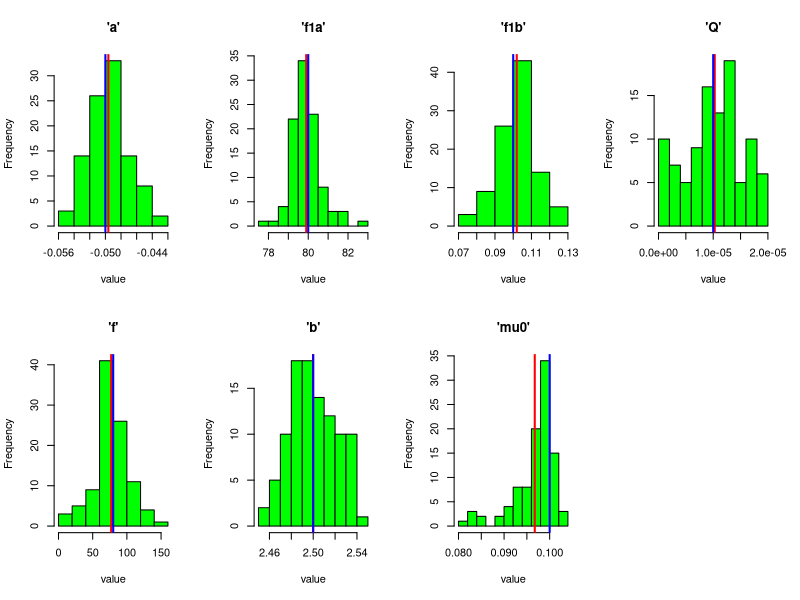

Source code (R):
setwd("C:\\spm_sim_time-dep\\")

true.pars <- c(-0.05, 80, 0.1, 1e-05, 80, 2.5, 1e-1)

# Time-dependent model
res.table.time.dep <- read.table("res.table.time-dep.csv", header=TRUE)

# Histograms:
pdf(file = "time-dep.hists.pdf")
par(mfrow=c(2,4))
hist(res.table.time.dep[,1], main="'a'", xlab="value", col="green")
abline(v=mean(res.table.time.dep[,1]), col="red", lwd=2)
abline(v=true.pars[1], col="blue", lwd=2)

hist(res.table.time.dep[,2], main="'f1a'", xlab="value", col="green")
abline(v=mean(res.table.time.dep[,2]), col="red", lwd=2)
abline(v=true.pars[2], col="blue", lwd=2)

hist(res.table.time.dep[,3], main="'f1b'", xlab="value", col="green")
abline(v=mean(res.table.time.dep[,3]), col="red", lwd=2)
abline(v=true.pars[3], col="blue", lwd=2)

hist(res.table.time.dep[,4], main="'Q'", xlab="value", col="green")
abline(v=mean(res.table.time.dep[,4]), col="red", lwd=2)
abline(v=true.pars[4], col="blue", lwd=2)

hist(res.table.time.dep[,5], main="'f'", xlab="value", col="green")
abline(v=mean(res.table.time.dep[,5]), col="red", lwd=2)
abline(v=true.pars[5], col="blue", lwd=2)

hist(res.table.time.dep[,6], main="'b'", xlab="value", col="green")
abline(v=mean(res.table.time.dep[,6]), col="red", lwd=2)
abline(v=true.pars[6], col="blue", lwd=2)

hist(res.table.time.dep[,7], main="'mu0'", xlab="value", col="green")
abline(v=mean(res.table.time.dep[,7]), col="red", lwd=2)
abline(v=true.pars[7], col="blue", lwd=2)

dev.off()